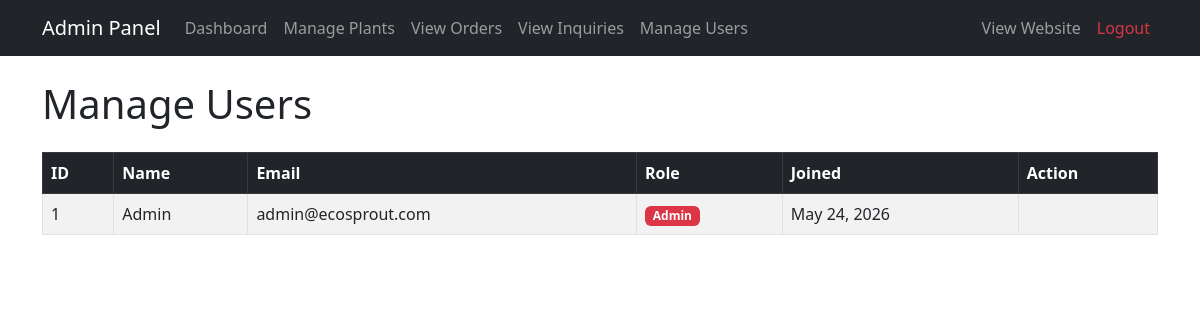
The page /admin/users.php (signed in) on the database its author committed.
### tables this page shows
CREATE TABLE `users` (
  `id` int(11) NOT NULL AUTO_INCREMENT,
  `name` varchar(100) NOT NULL,
  `email` varchar(100) NOT NULL,
  `password` varchar(255) NOT NULL,
  `role` enum('customer','admin') DEFAULT 'customer',
  `created_at` timestamp DEFAULT CURRENT_TIMESTAMP,
  PRIMARY KEY (`id`),
  UNIQUE KEY `email` (`email`)
);

### admin/users.php (the view, shortened to what this page needs)
<?php
require_once 'header.php';
$users = $pdo->query("SELECT * FROM users ORDER BY role, id")->fetchAll();
?>
<h1 class="mb-4">Manage Users</h1>
<div class="table-responsive">
    <table class="table table-bordered table-striped">
        <thead class="table-dark">
            <tr>
                <th>ID</th>
                <th>Name</th>
                <th>Email</th>
                <th>Role</th>
                <th>Joined</th>
                <th>Action</th>
            </tr>
        </thead>
        <tbody>
            <?php foreach ($users as $u): ?>
                <tr>
                    <td><?php echo $u['id']; ?></td>
                    <td><?php echo htmlspecialchars($u['name']); ?></td>
                    <td><?php echo htmlspecialchars($u['email']); ?></td>
                    <td><span class="badge <?php echo $u['role']=='admin'?'bg-danger':'bg-success'; ?>"><?php echo ucfirst($u['role']); ?></span></td>
                    <td><?php echo date('M d, Y', strtotime($u['created_at'])); ?></td>
                    <td>
                    </td>
                </tr>
            <?php endforeach; ?>
        </tbody>
    </table>
</div>
<?php require_once 'footer.php'; ?>

### rows shown on the page
users: id "1", name "Admin", email "admin@ecosprout.com", role "Admin", created_at "May 24, 2026"
